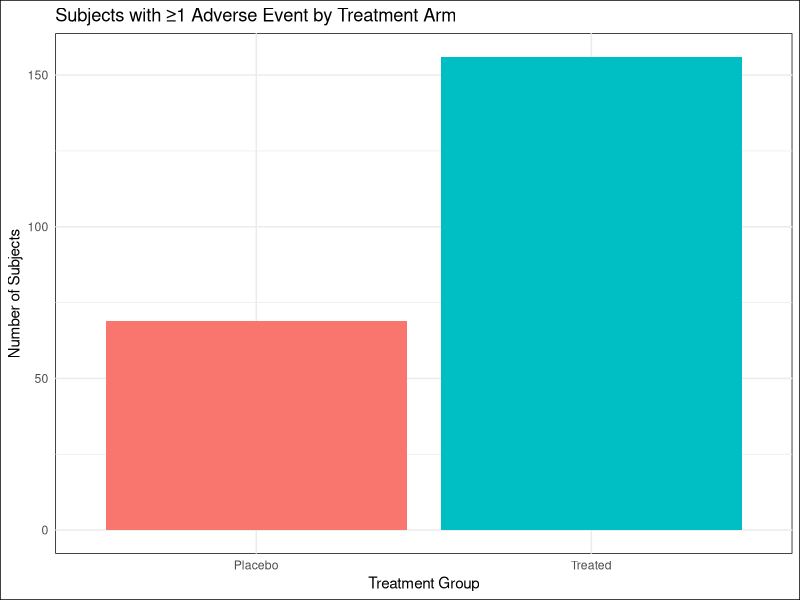

R code for this plot:
# 03_summary_adae.R
# Step 4: Summarize ADAE (Adverse Events)

library(readr)
library(dplyr)
library(ggplot2)

# Load ADAE
adae <- read_csv("adam/adae.csv", show_col_types = FALSE)

# Create summary: subjects with ≥1 AE by treatment arm
summary_ae <- adae %>%
  group_by(TRT_FLAG) %>%
  summarise(N_Subjects = n_distinct(USUBJID), .groups = "drop")

# Save summary table
if (!dir.exists("tlf")) dir.create("tlf")
write_csv(summary_ae, "tlf/ae_summary_by_treatment.csv")

cat("AE summary table saved to tlf/ae_summary_by_treatment.csv\n")

# Create bar chart 
plot <- ggplot(summary_ae, aes(x = TRT_FLAG, y = N_Subjects, fill = TRT_FLAG)) +
  geom_bar(stat = "identity") +
  labs(title = "Subjects with ≥1 Adverse Event by Treatment Arm",
       x = "Treatment Group", y = "Number of Subjects") +
  theme_minimal() +
  theme(
    legend.position = "none",
    panel.background = element_rect(fill = "white"),
    plot.background = element_rect(fill = "white")
  )

ggsave("tlf/ae_summary_plot.png", plot, width = 6, height = 4, bg = "white")

